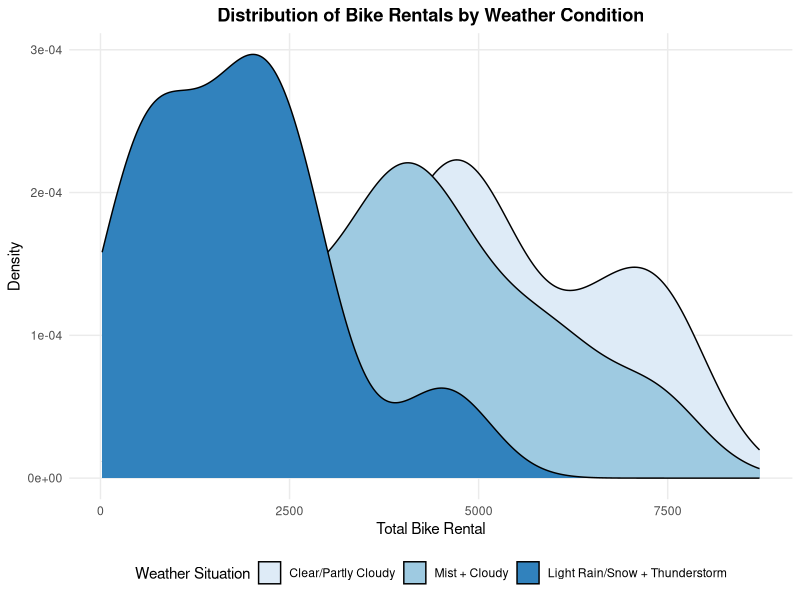
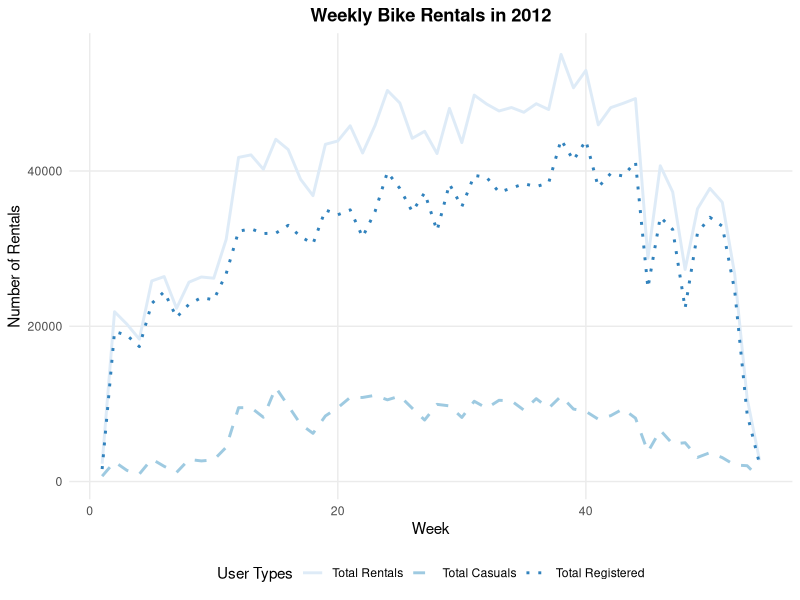
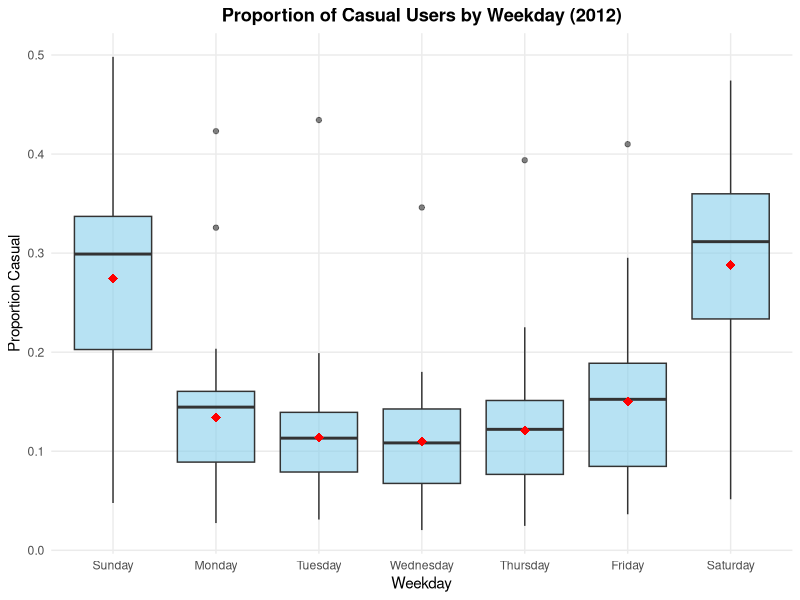
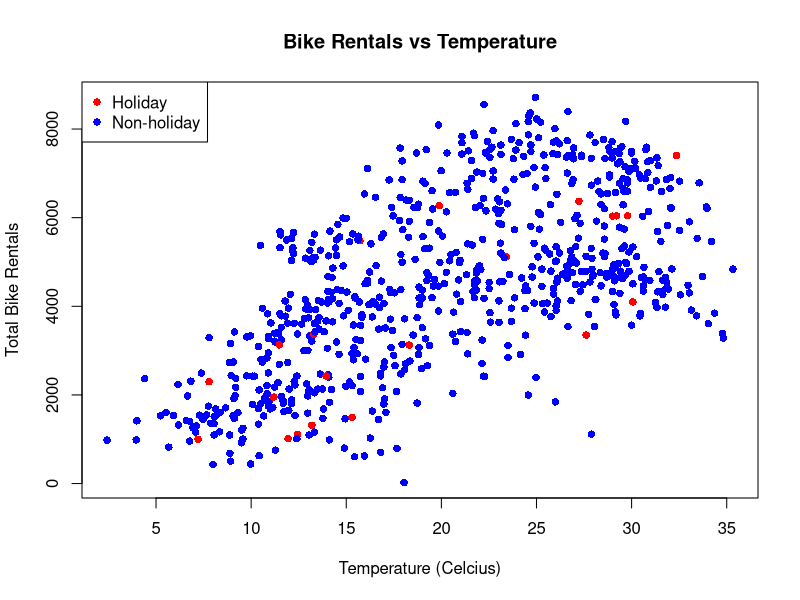

Reproduce these figures in R, in order.
## ---- chunk 1
library(dplyr)
library(tidyverse)
library(rio)
library(ggplot2)
library(tidyr)
library(forcats)
## ---- chunk 2
bikes <- read.csv("Bikes_Washington.csv")
str(bikes)
## ---- chunk 3
bikes$weather_lbs <- factor(bikes$weathersit,
                           levels = c(1, 2, 3),
                           labels = c("Clear/Partly Cloudy", 
                                      "Mist + Cloudy",
                                      "Light Rain/Snow + Thunderstorm"))

ggplot(bikes, aes(x = cnt, fill = weather_lbs)) +
  geom_density() +
  scale_fill_brewer() +
  labs(title = "Distribution of Bike Rentals by Weather Condition", x = "Total Bike Rental", 
       y = "Density", fill = "Weather Situation") +
  theme_minimal() +
  theme(plot.title = element_text(face = "bold", hjust = 0.5),
        legend.position = "bottom",
        panel.grid.minor = element_blank())

## ---- chunk 4
bikes$dteday <- as.Date(bikes$dteday)

bike_2012 <- bikes %>%
  filter(year(bikes$dteday) == 2012)

#starting jan 2012
bike_2012 <- bike_2012 %>%
  mutate(week_num = as.numeric(ceiling((bike_2012$dteday - as.Date("2012-01-01")) / 7)) + 1)

#by week
weekly_data <- bike_2012 %>%
  group_by(week_num) %>%
  summarize(
    total_cnt = sum(cnt),
    total_casual = sum(casual),
    total_registered = sum(registered)
  ) %>%
  pivot_longer(cols = c(total_cnt, total_casual, total_registered),
               names_to = "user_types",
               values_to = "rentals"
  )

#label
weekly_data$user_types <- factor(weekly_data$user_types,
                                 levels = c("total_cnt", "total_casual", "total_registered"),
                                 labels = c("Total Rentals", "Total Casuals", "Total Registered"))

ggplot(weekly_data, aes(x = week_num, y = rentals, color = user_types, linetype = user_types)) +
  geom_line(linewidth = 1) +
  scale_color_brewer(palette = "Blues", direction = 1) +
  scale_linetype_manual(values = c("Total Rentals" = "solid",
                          "Total Casuals" = "dashed",
                          "Total Registered" = "dotted")) +
  labs(title = "Weekly Bike Rentals in 2012", x = "Week", y = "Number of Rentals", color = "User Types", linetype = "User Types") +
  theme_minimal() +
  theme(plot.title = element_text(face = "bold", hjust = 0.5),
        legend.position = "bottom",
        panel.grid.minor = element_blank())
## ---- chunk 5
#Converting dates first 
bikes$dteday <- as.Date(bikes$dteday)

#Restrict to 2012 
bikes2012 <- bikes %>%
  filter(year(dteday)==2012)

#The proportion and weekday names
bikes2012 <- bikes2012 %>%
  mutate(prop_casual = casual / cnt, weekday = wday(dteday, label = TRUE, abbr = FALSE))

#The box plot itself 
ggplot(bikes2012, aes(x = weekday, y = prop_casual)) +
  geom_boxplot(fill = "skyblue", alpha = 0.6) +
  stat_summary(fun = mean, geom = "point", shape = 18, size = 3, colour = "red") +
  labs(title = "Proportion of Casual Users by Weekday (2012)",
  x = "Weekday", y = "Proportion Casual") +
  theme_minimal() + 
  theme(plot.title = element_text(face = "bold", hjust = 0.5),
        panel.grid.minor = element_blank())
## ---- chunk 6
#Denomarlize the temp column
bikes$temp_celsius <- bikes$temp * 41

#Scatterplot
cols <- ifelse(bikes$holiday == 1, "red", "blue")

plot(bikes$temp_celsius, bikes$cnt,
     col = cols,
     pch = 16,
     xlab = "Temperature (Celcius)",
     ylab = "Total Bike Rentals",
     main = "Bike Rentals vs Temperature")
legend("topleft",
       legend = c("Holiday", "Non-holiday"),
       col = c("red", "blue"),
       pch = 16)
